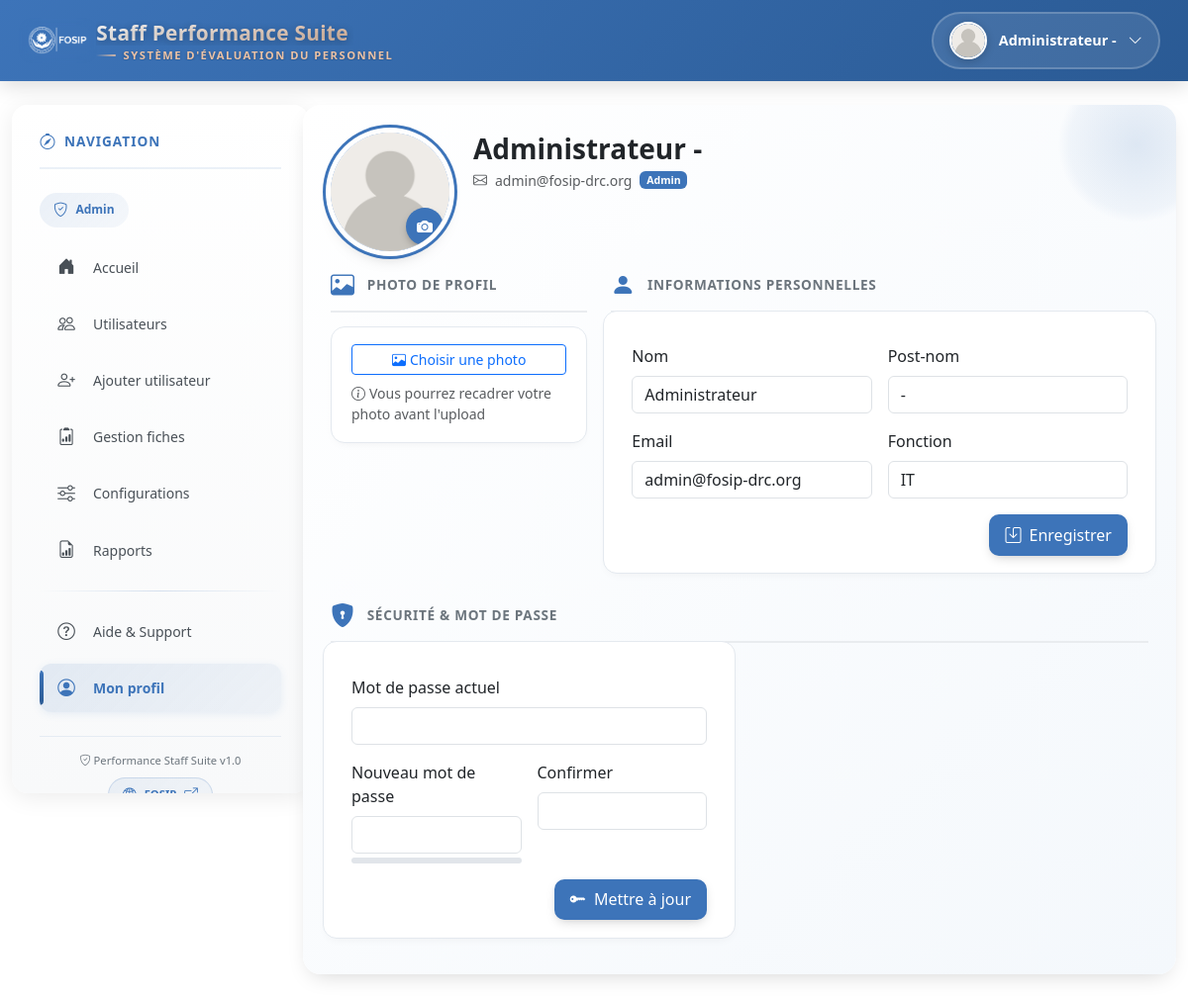
The page /pages/profile.php (signed in) on the database its author committed.
### tables this page shows
CREATE TABLE `users` (
  `id` int NOT NULL,
  `nom` varchar(100) DEFAULT NULL,
  `post_nom` varchar(100) DEFAULT NULL,
  `email` varchar(100) DEFAULT NULL,
  `mot_de_passe` varchar(255) DEFAULT NULL,
  `role` enum('admin','staff','coordination','superviseur') NOT NULL,
  `fonction` varchar(100) DEFAULT NULL,
  `photo` varchar(255) DEFAULT NULL,
  `superviseur_id` int DEFAULT NULL
);

### pages/profile.php (the view, shortened to what this page needs)
<?php
require_once('../includes/db.php');
$user_id = (int)$_SESSION['user_id'];
$st = $pdo->prepare('SELECT id, nom, post_nom, email, fonction, role, photo, mot_de_passe FROM users WHERE id = ?');
$st->execute([$user_id]);
$me = $st->fetch(PDO::FETCH_ASSOC);
include('../includes/header.php');
?>
<link rel="stylesheet" href="https://cdnjs.cloudflare.com/ajax/libs/cropperjs/1.6.1/cropper.min.css">
<div class="row">
  <div class="col-md-3"><?php include('../includes/sidebar.php'); ?></div>
  <div class="col-md-9" style="padding-left: 6rem;">
    <div class="profile-shell mb-4">
      <div class="d-flex flex-wrap align-items-start gap-4 mb-3">
        <div class="avatar-frame">
          <?php $photo = $me['photo'] ? '../assets/img/profiles/'.$me['photo'] : '../assets/img/profiles/default.png'; ?>
          <img id="avatarPreview" src="<?= htmlspecialchars($photo) ?>" onerror="this.onerror=null;this.src='../assets/img/profiles/default.png';">
          <button type="button" class="avatar-btn" id="triggerPhoto" data-bs-toggle="tooltip" title="Changer la photo"><i class="bi bi-camera-fill"></i></button>
        </div>
        <div class="flex-grow-1">
          <h3 class="mb-1" style="font-weight:600;">
            <?= htmlspecialchars($me['nom'].' '.$me['post_nom']) ?>
          </h3>
          <div class="text-muted small d-flex flex-wrap align-items-center gap-2">
            <i class="bi bi-envelope"></i> <?= htmlspecialchars($me['email']) ?>
            <span class="badge" style="background:var(--fosip);"><?= htmlspecialchars(ucfirst($role)) ?></span>
          </div>
        </div>
      </div>
      <div class="row g-4">
        <div class="col-lg-4">
          <div class="section-label">
            <i class="bi bi-image"></i>
            <span>Photo de profil</span>
          </div>
          <div class="card-block">
            <form id="photoForm" method="post" enctype="multipart/form-data" class="d-flex flex-column gap-2">
              <button type="button" class="btn btn-sm btn-outline-primary" id="selectPhotoBtn">
                <i class="bi bi-image me-1"></i>Choisir une photo
              </button>
            </form>
            <div class="small text-muted mt-2">
              <i class="bi bi-info-circle me-1"></i>Vous pourrez recadrer votre photo avant l'upload
            </div>
          </div>
        </div>
        <div class="col-lg-8">
          <div class="section-label">
            <i class="bi bi-person-fill"></i>
            <span>Informations personnelles</span>
          </div>
          <form method="post" class="row g-3 card-block">
            <div class="col-md-6">
              <label class="form-label">Nom</label>
              <input type="text" name="nom" class="form-control" value="<?= htmlspecialchars($me['nom']) ?>" <?= $role==='admin' ? '' : 'readonly' ?>>
            </div>
            <div class="col-md-6">
              <label class="form-label">Post-nom</label>
              <input type="text" name="post_nom" class="form-control" value="<?= htmlspecialchars($me['post_nom']) ?>" <?= $role==='admin' ? '' : 'readonly' ?>>
            </div>
            <div class="col-md-6">
              <label class="form-label">Email</label>
              <input type="email" name="email" class="form-control" value="<?= htmlspecialchars($me['email']) ?>" <?= $role==='admin' ? '' : 'readonly' ?>>
            </div>
            <div class="col-md-6">
              <label class="form-label">Fonction</label>
              <input type="text" name="fonction" class="form-control" value="<?= htmlspecialchars($me['fonction']) ?>" <?= $role==='admin' ? '' : 'readonly' ?>>
            </div>
            <?php if ($role !== 'admin'): ?>
            <div class="col-12"><div class="info-readonly"><i class="bi bi-info-circle me-1"></i> Modification via Ressources humaines uniquement.</div></div>
            <?php else: ?>
            <div class="col-12 d-flex justify-content-end"><button class="btn btn-fosip" type="submit"><i class="bi bi-save me-1"></i> Enregistrer</button></div>
            <?php endif; ?>
          </form>
        </div>
      </div>
      <div class="section-label mt-4">
        <i class="bi bi-shield-lock-fill"></i>
        <span>Sécurité & mot de passe</span>
      </div>
      <div class="row g-4">
        <div class="col-lg-6">
          <form method="post" class="row g-3 card-block">
            <div class="col-12">
              <label class="form-label">Mot de passe actuel</label>
              <input type="password" name="current_password" class="form-control" required>
            </div>
            <div class="col-md-6">
              <label class="form-label">Nouveau mot de passe</label>
              <input type="password" name="new_password" id="newPassword" class="form-control" required>
              <div class="password-strength"><div class="bar" id="pwdBar"></div></div>
            </div>
            <div class="col-md-6">
              <label class="form-label">Confirmer</label>
              <input type="password" name="confirm_password" class="form-control" required>
            </div>
            <div class="col-12 d-flex justify-content-end">
              <button class="btn btn-fosip" type="submit"><i class="bi bi-key-fill me-1"></i> Mettre à jour</button>
            </div>
          </form>
        </div>
      </div>
    </div>
  </div>
</div>
<?php include('../includes/footer.php'); ?>

### includes/header.php (shortened to what this page needs)
<!DOCTYPE html>
<html lang="fr">
<head>
  <link href="https://cdn.jsdelivr.net/npm/bootstrap@5.3.2/dist/css/bootstrap.min.css" rel="stylesheet">
  <link rel="stylesheet" href="https://cdn.jsdelivr.net/npm/bootstrap-icons@1.11.1/font/bootstrap-icons.css">
  <link rel="stylesheet" href="../assets/css/style.css">
</head>
<body class="d-flex flex-column min-vh-100">
  <nav class="navbar navbar-expand-lg navbar-fosip sticky-top">
    <div class="container-fluid">
<a class="navbar-brand-fosip d-flex align-items-center gap-2" href="../index.php" aria-label="FOSIP — Staff Performance Suite" title="FOSIP — Staff Performance Suite" style="text-decoration:none; min-width:0;">
  <img src="../assets/img/logowhite.png" alt="Logo FOSIP" class="logo-fosip" />
  <div class="brand-text-container">
    <span class="brand-main-title" title="Staff Performance Suite">Staff Performance Suite</span>
    <span class="brand-subtitle" title="Système d'évaluation du personnel">Système d'évaluation du personnel</span>
  </div>
</a>
      <div class="ms-auto">
        <?php
        if (!empty($_SESSION['user_id'])):
          require_once(__DIR__ . '/../includes/db.php');
          $user_id = (int)$_SESSION['user_id'];
          $stmt = $pdo->prepare("SELECT nom, post_nom, email, fonction, role, photo FROM users WHERE id = ?");
          $stmt->execute([$user_id]);
          $userData = $stmt->fetch(PDO::FETCH_ASSOC);
          $nom = trim(($userData['nom'] ?? '') . ' ' . ($userData['post_nom'] ?? ''));
          $photo = $userData['photo'] ?? 'default.png';
          if ($nom !== '') {
            $lower = mb_strtolower($nom, 'UTF-8');
            $display_name = mb_strtoupper(mb_substr($lower, 0, 1, 'UTF-8'), 'UTF-8') . mb_substr($lower, 1, null, 'UTF-8');
          } else {
            $display_name = 'Utilisateur';
          }
          $profile_base = '../assets/img/profiles/';
          $photo_path = $profile_base . htmlspecialchars($photo, ENT_QUOTES, 'UTF-8');
        ?>
        <div class="dropdown user-profile-dropdown">
          <div class="profile-trigger" data-bs-toggle="dropdown" aria-expanded="false">
            <img src="<?= htmlspecialchars($photo_path) ?>"
                 alt="Photo de profil"
                 class="profile-avatar-header"
                 onerror="this.onerror=null;this.src='<?= $profile_base ?>default.png';">
            <div class="profile-info-header d-none d-sm-flex">
              <span class="profile-name-header"><?= htmlspecialchars($display_name) ?></span>
            </div>
            <i class="bi bi-chevron-down profile-chevron"></i>
          </div>
        </div>
        <?php endif; ?>
      </div>
    </div>
  </nav>
  <div class="container-fluid mt-4 flex-grow-1">

### assets/css/style.css (style rules this page uses)
:root { --fosip: #3D74B9; --fosip-bleu: #3D74B9; --fosip-jaune: #F5C7A5; --muted: #6c757d; --light-blue: rgba(61,116,185,0.1); --border-light: #3D74B9; --bg-auth: linear-gradient(135deg, #f6faff 0%, #ffffff 100%); }
.btn-fosip { background: var(--fosip); color: #fff; border-radius: 6px; border: none; }
@media (min-width: 768px) { .col-md-9 { margin-left: 0 !important; } }
@media (min-width: 768px) { body { padding-top: 0; } }
@media (min-width: 768px) { .row > .col-md-3 { flex: 0 0 210px; max-width: 210px; } }
@media (min-width: 768px) { .row > .col-md-9 { flex: 1 1 auto; max-width: calc(100% - 210px); } }

### includes/header.php (style rules this page uses)
.navbar-fosip { background: linear-gradient(135deg, #3D74B9 0%, #2a5a94 100%); box-shadow: 0 4px 20px rgba(0,0,0,0.15); padding: 0.75rem 1rem; }
.navbar-brand-fosip { display: flex; align-items: center; gap: 0.75rem; font-weight: 700; font-size: 1.1rem; color: white !important; text-decoration: none; transition: transform 0.2s ease; }
.logo-fosip { height: 28px !important; width: auto; box-shadow: 0 0 8px #3D74B955; transition: box-shadow 0.2s; }
.brand-text-container { min-width: 0; max-width: 320px; }
.brand-main-title { display: inline-block; font-family: 'Montserrat', 'Segoe UI', Arial, sans-serif; font-weight: 700; font-size: 1.06rem; line-height: 1; margin: 0; white-space: nowrap; overflow: hidden; text-overflow: ellipsis; max-width: 260px; color: #ffffff; -webkit-text-fill-color: #ffffff; background: none; -webkit-background-clip: initial; background-clip: initial; text-shadow: 0 2px 10px rgba(0,0,0,0.18); -webkit-font-smoothing: antialiased; position: relative; }
.brand-main-title::after { content: ""; position: absolute; left: 0; bottom: -6px; width: 32px; height: 3px; border-radius: 3px; background: rgba(255,255,255,0.28); box-shadow: 0 4px 10px rgba(0,0,0,0.08); transition: width .22s ease; }
.brand-subtitle { font-size: 0.68rem; color: rgba(255,255,255,0.88); font-weight: 500; white-space: nowrap; overflow: hidden; text-overflow: ellipsis; margin-top: 2px; max-width: 300px; }
.user-profile-dropdown { position: relative; }
.profile-trigger { display: flex; align-items: center; gap: 0.75rem; padding: 0.5rem 1rem; background: rgba(255,255,255,0.1); border: 2px solid rgba(255,255,255,0.2); border-radius: 50px; cursor: pointer; transition: all 0.3s ease; }
.profile-avatar-header { width: 38px; height: 38px; border-radius: 50%; object-fit: cover; border: 2px solid white; box-shadow: 0 2px 8px rgba(0,0,0,0.2); }
.profile-info-header { display: flex; flex-direction: column; gap: 0; text-align: left; }
.profile-name-header { font-size: 0.9rem; font-weight: 600; color: white; line-height: 1.2; margin: 0; }
.profile-chevron { color: white; transition: transform 0.3s ease; font-size: 0.9rem; }
.brand-text-container { display: flex; flex-direction: column; gap: 0.15rem; }
.brand-main-title { font-size: 1.3rem; font-weight: 800; color: white; line-height: 1.2; letter-spacing: 0.3px; text-shadow: 0 2px 8px rgba(0,0,0,0.3); background: linear-gradient(135deg, #ffffff 0%, rgba(245,199,165,0.9) 100%); -webkit-background-clip: text; -webkit-text-fill-color: transparent; background-clip: text; position: relative; }
.brand-subtitle { font-size: 0.7rem; font-weight: 600; color: rgba(245,199,165,0.95); text-transform: uppercase; letter-spacing: 1.5px; text-shadow: 0 1px 3px rgba(0,0,0,0.3); line-height: 1; display: flex; align-items: center; gap: 0.5rem; }
.brand-subtitle::before { content: ''; width: 20px; height: 2px; background: linear-gradient(90deg, transparent, rgba(245,199,165,0.8)); border-radius: 2px; }

### rows shown on the page
users: display_name "Administrateur -", nom+post_nom "Administrateur -", email "admin@fosip-drc.org", nom "Administrateur", post_nom "-", fonction "IT"

### other values the page prints
$role "Admin"
$item['text'] "Accueil"
$item['text'] "Utilisateurs"
$item['text'] "Ajouter utilisateur"
$item['text'] "Gestion fiches"
$item['text'] "Configurations"
$item['text'] "Rapports"
